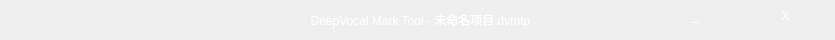
<?xml version="1.0" encoding="UTF-8"?>
<ui version="4.0">
 <class>Title</class>
 <widget class="QWidget" name="Title">
  <property name="geometry">
   <rect>
    <x>0</x>
    <y>0</y>
    <width>835</width>
    <height>40</height>
   </rect>
  </property>
  <property name="windowTitle">
   <string>title</string>
  </property>
  <property name="windowIcon">
   <iconset resource="src.qrc">
    <normaloff>:/imag/icon.png</normaloff>:/imag/icon.png</iconset>
  </property>
  <widget class="QLabel" name="title">
   <property name="geometry">
    <rect>
     <x>70</x>
     <y>10</y>
     <width>701</width>
     <height>20</height>
    </rect>
   </property>
   <property name="styleSheet">
    <string notr="true">color: rgb(255,255,255);
background-color: rgba(255, 255, 255,0);</string>
   </property>
   <property name="text">
    <string>DeepVocal Mark Tool - 未命名项目.dvmtp</string>
   </property>
   <property name="alignment">
    <set>Qt::AlignCenter</set>
   </property>
  </widget>
  <widget class="QPushButton" name="close">
   <property name="geometry">
    <rect>
     <x>740</x>
     <y>0</y>
     <width>91</width>
     <height>31</height>
    </rect>
   </property>
   <property name="styleSheet">
    <string notr="true">QPushButton{
	border:none;
	color: rgb(255, 255, 255);
	background-color: rgba(255, 255, 255,0);
}

QPushButton:hover{
	border:none;
	color: rgb(255, 255, 255);
	background-color: rgba(255, 0, 0,255);
}

QPushButton:pressed{
	border:none;
	color: rgb(255, 255, 255);
	background-color: rgba(255,255, 255,200);
}
</string>
   </property>
   <property name="text">
    <string>X</string>
   </property>
  </widget>
  <widget class="QPushButton" name="min">
   <property name="geometry">
    <rect>
     <x>650</x>
     <y>0</y>
     <width>91</width>
     <height>31</height>
    </rect>
   </property>
   <property name="styleSheet">
    <string notr="true">QPushButton{
	border:none;
	color: rgb(255, 255, 255);
	background-color: rgba(255, 255, 255,0);
}

QPushButton:hover{
	border:none;
	color: rgb(255, 255, 255);
	background-color: rgba(0, 0, 0,200);
}

QPushButton:pressed{
	border:none;
	color: rgb(255, 255, 255);
	background-color: rgba(255,255, 255,200);
}
</string>
   </property>
   <property name="text">
    <string>_</string>
   </property>
  </widget>
 </widget>
 <resources>
  <include location="src.qrc"/>
 </resources>
 <connections/>
</ui>
